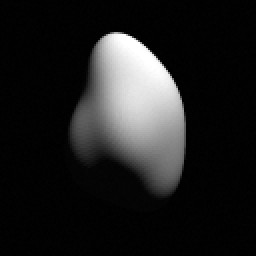
#> input picture tests/integration/render_diffs/current/hyperion_phase_060.png, 128 x 128 px (shown 2 times larger); its folder holds only this picture in this run
$ python -i image_derivatives.py   (imports and definitions only)
#> lines starting #> are read from the running program, lines starting #| are printed output that depends on the picture
#> further down, picture is the input picture: shape (128, 128); min 0, max 255, mean 30.9
"""Shared image-side derivatives consumed by every DT-based technique.

The orchestrator computes one gradient-magnitude image, one gradient-vector
image, and one edge distance-transform image per navigation; every limb /
terminator / ring-edge technique then samples those products at its own
model polylines.  Computing them once keeps the per-image cost bounded
regardless of how many DT techniques run.

Three quantities are produced and attached to the per-image
:class:`~spindoctor.nav_orchestrator.nav_context.NavContext`:

``image_gradient_ext``
    Gradient magnitude of the source image after a Gaussian blur at
    :attr:`ImageDerivativesConfig.image_gradient_sigma_px`.  Used by the
    technique-side polarity / gating logic when only a magnitude readout is
    needed.

``image_gradient_vu_ext``
    Per-pixel ``(g_v, g_u)`` gradient vector after the same Gaussian blur.
    Sampled by the polarity filter to compare the image's edge direction
    with the model's outward normal at each polyline vertex.

``image_edge_dt_ext``
    Euclidean distance transform of the binarised gradient image, with the
    threshold chosen as ``edge_threshold_k_sigma * image_noise_sigma``.  The DT
    is truncated at :data:`DEFAULT_DT_HALF_WIDTH_PX` so the per-pixel cost is
    bounded for the DT-based techniques' Levenberg-Marquardt step.  It is not
    signed: the values are non-negative everywhere and the zero locus is the
    edge pixels themselves, at their own centers, not an oriented boundary
    running along pixel edges half a pixel away.

The thresholding intentionally treats *every* edge pixel as a candidate; the
per-technique polarity filter rejects matches that disagree on the gradient
direction.  A non-empty gradient image always produces a fully-defined DT
because :func:`build_image_edge_dt` falls back to a pure-saturation array
when no pixel exceeds the threshold.
"""

import math
from dataclasses import dataclass
from typing import cast

import numpy as np
from scipy.ndimage import gaussian_filter, sobel

from spindoctor.config import logged_section
from spindoctor.support.filters import NavFilterKind, NavFilterSpec, apply_filter
from spindoctor.support.types import NDArrayFloatType

__all__ = [
    'DEFAULT_DT_HALF_WIDTH_PX',
    'DEFAULT_EDGE_THRESHOLD_K_SIGMA',
    'DEFAULT_IMAGE_GRADIENT_SIGMA_PX',
    'ImageDerivativesConfig',
    'build_image_edge_dt',
    'compute_all_image_derivatives',
    'compute_image_gradient_vu',
]


DEFAULT_IMAGE_GRADIENT_SIGMA_PX: float = 1.2
"""Default Gaussian sigma (pixels) used to smooth before the gradient operator.

A 1.2 pixel sigma matches the typical instrument PSF; below that the
gradient is dominated by single-pixel noise, above it sharp limbs blur out
and the DT loses contrast against the background.
"""


DEFAULT_EDGE_THRESHOLD_K_SIGMA: float = 4.0
"""Default gradient-magnitude threshold expressed as multiples of MAD noise.

Pixels whose smoothed-gradient magnitude exceeds
``edge_threshold_k_sigma * image_noise_sigma`` are kept as edge candidates.
A 4-sigma threshold keeps single-pixel noise excursions out of the DT
input while letting limb / terminator / ring edges through with margin
to spare.
"""


DEFAULT_DT_HALF_WIDTH_PX: float = 64.0
"""Maximum distance returned by the truncated distance transform.

Pixels farther than this from any thresholded gradient pixel saturate at
``DEFAULT_DT_HALF_WIDTH_PX``.  The cap bounds the LM cost contribution from
vertices that fall in completely-empty regions of the image and bounds the
DT array's working range to a documented maximum.
"""


@dataclass(frozen=True)
class ImageDerivativesConfig:
    """Configuration for the shared gradient + DT computation.

    Parameters:
        image_gradient_sigma_px: Gaussian sigma (pixels) used before the
            gradient operator.  Both axes share the same value;
            anisotropic blur is intentionally not exposed here because the
            image-side computation must be feature-agnostic.
        edge_threshold_k_sigma: Multiples of ``image_noise_sigma`` used to
            threshold the gradient magnitude into a binary edge mask.
        dt_half_width_px: Cap on the DT distance.  Vertices farther than
            this from any edge pixel see a constant cost.

    Raises:
        ValueError: if any field is not strictly positive.
    """

    image_gradient_sigma_px: float = DEFAULT_IMAGE_GRADIENT_SIGMA_PX
    edge_threshold_k_sigma: float = DEFAULT_EDGE_THRESHOLD_K_SIGMA
    dt_half_width_px: float = DEFAULT_DT_HALF_WIDTH_PX

    # [16 lines left out: function __post_init__, not called in this run]


def _smooth_and_compute_gradients(
    image_ext: NDArrayFloatType,
    sigma_px: float,
) -> tuple[NDArrayFloatType, NDArrayFloatType]:
    """Smooth ``image_ext`` and return ``(g_v, g_u)`` Sobel gradients.

    Shared core of :func:`build_image_edge_dt`,
    :func:`compute_image_gradient_vu`, and
    :func:`compute_all_image_derivatives`.  Each public entry point
    delegates the gaussian + sobel pass to this helper so the heavy
    smoothing only runs once per image when the orchestrator uses the
    combined entry point.

    Parameters:
        image_ext: Extended-FOV image array.  Must be 2-D and finite.
        sigma_px: Gaussian sigma (pixels).  Must be strictly positive.

    Returns:
        Tuple ``(gv, gu)`` of float64 arrays shaped like ``image_ext``.

    Raises:
        TypeError: if ``image_ext`` is not 2-D.
        ValueError: if ``image_ext`` contains NaN or +/-inf, or if
            ``sigma_px`` is not strictly positive.
    """
#> called with sigma_px = 1.2
    if image_ext.ndim != 2:
        raise TypeError(f'image_ext must be 2-D; got ndim={image_ext.ndim}')
    if not np.isfinite(image_ext).all():
        raise ValueError(
            'image_ext must contain only finite values; NaN or +/-inf would '
            'propagate through gaussian_filter / sobel and poison every '
            'derivative downstream'
        )
    if not (math.isfinite(sigma_px) and sigma_px > 0.0):
        raise ValueError(f'sigma_px must be a finite positive number; got {sigma_px!r}')
    smoothed = gaussian_filter(image_ext.astype(np.float64), sigma=(sigma_px, sigma_px))
    gv = sobel(smoothed, axis=0, mode='constant', cval=0.0)
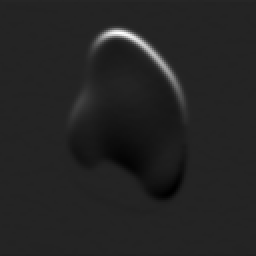
#> gv: shape (128, 128) float64 (shown 2 times larger); min -93.73, max 567.1, mean 0; drawn with min black and max white
    gu = sobel(smoothed, axis=1, mode='constant', cval=0.0)
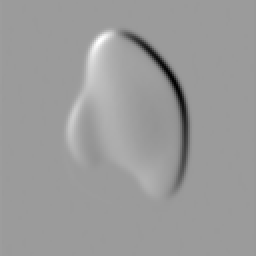
#> gu: shape (128, 128) float64 (shown 2 times larger); min -468.3, max 300.6, mean 0; drawn with min black and max white
    return cast(NDArrayFloatType, gv.astype(np.float64, copy=False)), cast(
        NDArrayFloatType, gu.astype(np.float64, copy=False)
    )


# [160 lines left out: functions _build_edge_dt_from_gradients, build_image_edge_dt, _directional_nms, not called in this run]


def compute_image_gradient_vu(
    image_ext: NDArrayFloatType,
    *,
    sigma_px: float = DEFAULT_IMAGE_GRADIENT_SIGMA_PX,
) -> NDArrayFloatType:
    """Compute the per-pixel ``(g_v, g_u)`` gradient vector image.

    The image is first smoothed with an isotropic Gaussian of standard
    deviation ``sigma_px``; gradients are then computed by Sobel along each
    axis.  The output preserves the sign of the gradient — required by the
    polarity filter, which compares the image gradient direction to the
    model's outward normal.

    For callers (the orchestrator) that need this product alongside the
    gradient magnitude / DT, prefer :func:`compute_all_image_derivatives`
    so the heavy smoothing + Sobel pass runs once instead of twice.

    Parameters:
        image_ext: Extended-FOV image array.  Must be 2-D.
        sigma_px: Gaussian sigma (pixels) used before the Sobel operator.
            Must be strictly positive.

    Returns:
        ``(H, W, 2)`` float64 array; the last axis stacks the v-component
        and the u-component of the gradient (``out[..., 0]`` is ``g_v``,
        ``out[..., 1]`` is ``g_u``).

    Raises:
        TypeError: if ``image_ext`` is not 2-D.
        ValueError: if ``image_ext`` contains NaN or +/-inf, or if
            ``sigma_px`` is not strictly positive.
    """
    gv, gu = _smooth_and_compute_gradients(image_ext, sigma_px)
    out = np.stack([gv, gu], axis=-1).astype(np.float64)
    return cast(NDArrayFloatType, out)


# [52 lines that did not run here, left out]

>>> import cv2
>>> picture = cv2.imread('../../../tests/integration/render_diffs/current/hyperion_phase_060.png', cv2.IMREAD_GRAYSCALE)
>>> result = compute_image_gradient_vu(picture)

$ run again, on tests/integration/render_diffs/current/hyperion_pose_disagree.png
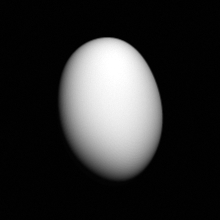
#> input picture tests/integration/render_diffs/current/hyperion_pose_disagree.png, 220 x 220 px
#> picture is the input picture: shape (220, 220); min 0, max 255, mean 45.8
#> in _smooth_and_compute_gradients, `gv = sobel(smoothed, axis=0, mode='constant', cval=0.0)`:
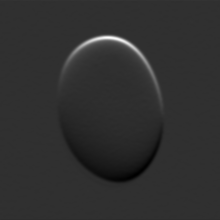
#> gv: shape (220, 220) float64; min -96.12, max 411.9, mean 0; drawn with min black and max white
#> in _smooth_and_compute_gradients, `gu = sobel(smoothed, axis=1, mode='constant', cval=0.0)`:
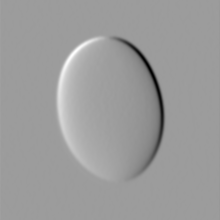
#> gu: shape (220, 220) float64; min -306.4, max 193.8, mean 0; drawn with min black and max white
